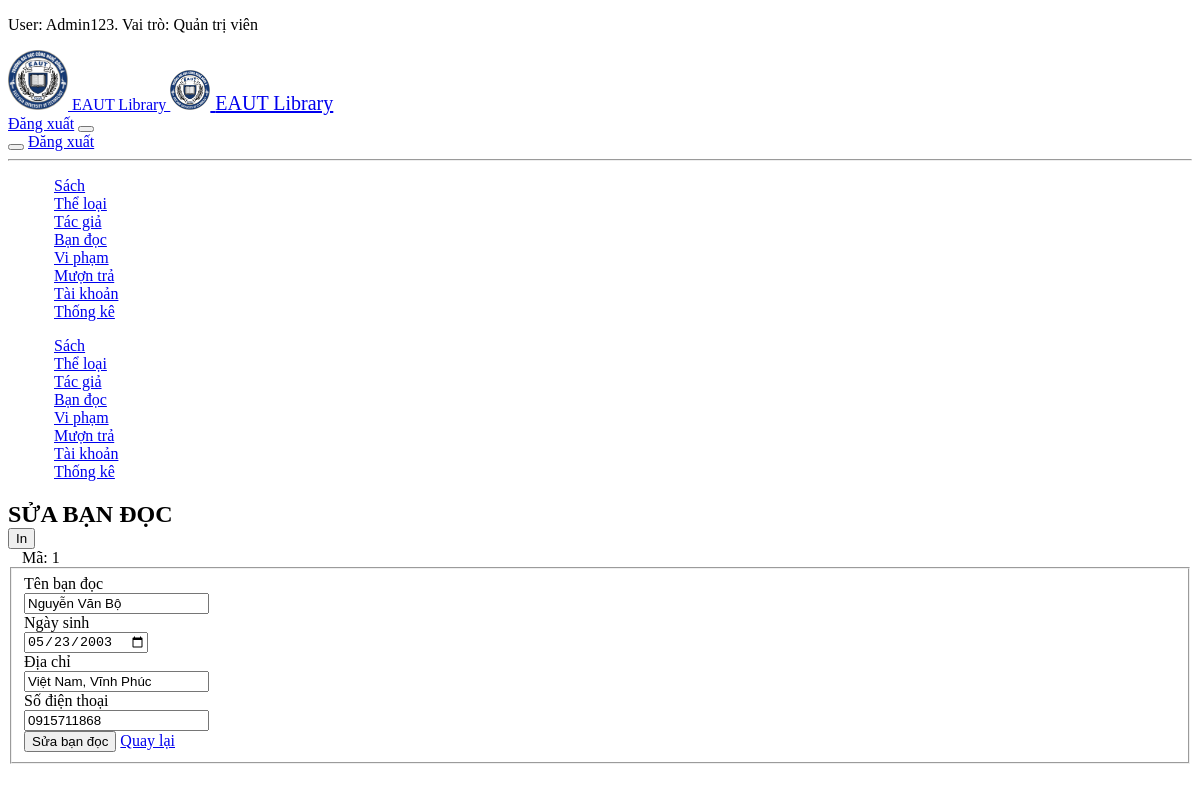
Page /admin/readers/update?id=1 (signed in) on the committed database.
### tables this page shows
CREATE TABLE `bandoc` (
  `MABANDOC` int(11) NOT NULL,
  `HOTEN` varchar(50) NOT NULL,
  `NGAYSINH` date NOT NULL,
  `DIACHI` varchar(100) NOT NULL,
  `SDT` varchar(10) NOT NULL,
  `NGAYTHEM` date NOT NULL DEFAULT current_timestamp()
);

### controllers/BandocController.php (called while the page is built, shortened)
<?php
class BandocController
{
    public static function update(Router $router)
    {
        $MABANDOC = $_GET['id'] ?? null;
        $readerData = Bandoc::getById($MABANDOC);
        $router->renderAdminPanel('admin/readers/sua', [
            'reader' => $readerData
        ]);
    }
}

### src/index.php (called while the page is built, shortened)
<?php
$router = new Router();
$apacheUrl = '';
$router->get($apacheUrl . '/', [SachController::class, 'guestView']);
$router->get($apacheUrl . '/books', [SachController::class, 'guestRead']);
$router->get($apacheUrl . '/auth/login', [AuthController::class, 'login']);
$router->post($apacheUrl . '/auth/login', [AuthController::class, 'login']);
$router->get($apacheUrl . '/auth/logout', [AuthController::class, 'logout']);
$router->get($apacheUrl . '/admin/', [SachController::class, 'index']);
$router->get($apacheUrl . '/admin', [SachController::class, 'index']);
$router->get($apacheUrl . '/admin/accounts', [AccountController::class, 'index']);
$router->get($apacheUrl . '/admin/accounts/', [AccountController::class, 'index']);
$router->get($apacheUrl . '/admin/accounts/create', [AccountController::class, 'create']);
$router->post($apacheUrl . '/admin/accounts/create', [AccountController::class, 'create']);
$router->get($apacheUrl . '/admin/accounts/update', [AccountController::class, 'update']);
$router->post($apacheUrl . '/admin/accounts/update', [AccountController::class, 'update']);
$router->get($apacheUrl . '/admin/accounts/delete', [AccountController::class, 'delete']);
$router->get($apacheUrl . '/admin/accounts/changepassword', [AccountController::class, 'changePass']);
$router->post($apacheUrl . '/admin/accounts/changepassword', [AccountController::class, 'changePass']);
$router->get($apacheUrl . '/admin/books', [SachController::class, 'index']);
$router->get($apacheUrl . '/admin/books/', [SachController::class, 'index']);
$router->get($apacheUrl . '/admin/books/create', [SachController::class, 'create']);
$router->post($apacheUrl . '/admin/books/create', [SachController::class, 'create']);
$router->get($apacheUrl . '/admin/books/update', [SachController::class, 'update']);
$router->post($apacheUrl . '/admin/books/update', [SachController::class, 'update']);
$router->post($apacheUrl . '/admin/books/delete', [SachController::class, 'delete']);
$router->get($apacheUrl . '/admin/authors', [TacgiaController::class, 'index']);
$router->get($apacheUrl . '/admin/authors/', [TacgiaController::class, 'index']);
$router->get($apacheUrl . '/admin/authors/create', [TacgiaController::class, 'create']);
$router->post($apacheUrl . '/admin/authors/create', [TacgiaController::class, 'create']);
$router->get($apacheUrl . '/admin/authors/update', [TacgiaController::class, 'update']);
$router->post($apacheUrl . '/admin/authors/update', [TacgiaController::class, 'update']);
$router->post($apacheUrl . '/admin/authors/delete', [TacgiaController::class, 'delete']);
$router->get($apacheUrl . '/admin/violations', [ViphamController::class, 'index']);
$router->get($apacheUrl . '/admin/violations/', [ViphamController::class, 'index']);
$router->get($apacheUrl . '/admin/violations/create', [ViphamController::class, 'create']);
$router->post($apacheUrl . '/admin/violations/create', [ViphamController::class, 'create']);
$router->get($apacheUrl . '/admin/violations/update', [ViphamController::class, 'update']);
$router->post($apacheUrl . '/admin/violations/update', [ViphamController::class, 'update']);
$router->post($apacheUrl . '/admin/violations/delete', [ViphamController::class, 'delete']);
$router->get($apacheUrl . '/admin/readers', [BandocController::class, 'index']);
$router->get($apacheUrl . '/admin/readers/', [BandocController::class, 'index']);
$router->get($apacheUrl . '/admin/readers/create', [BandocController::class, 'create']);
$router->post($apacheUrl . '/admin/readers/create', [BandocController::class, 'create']);
$router->get($apacheUrl . '/admin/readers/update', [BandocController::class, 'update']);
$router->post($apacheUrl . '/admin/readers/update', [BandocController::class, 'update']);
$router->post($apacheUrl . '/admin/readers/delete', [BandocController::class, 'delete']);
$router->get($apacheUrl . '/admin/genres', [TheloaiController::class, 'index']);
$router->get($apacheUrl . '/admin/genres/', [TheloaiController::class, 'index']);
$router->get($apacheUrl . '/admin/genres/create', [TheloaiController::class, 'create']);
$router->post($apacheUrl . '/admin/genres/create', [TheloaiController::class, 'create']);
$router->get($apacheUrl . '/admin/genres/update', [TheloaiController::class, 'update']);
$router->post($apacheUrl . '/admin/genres/update', [TheloaiController::class, 'update']);
$router->post($apacheUrl . '/admin/genres/delete', [TheloaiController::class, 'delete']);
$router->get($apacheUrl . '/admin/borrows', [MuonTraController::class, 'index']);
$router->get($apacheUrl . '/admin/borrows/', [MuonTraController::class, 'index']);
$router->get($apacheUrl . '/admin/borrows/create', [MuonTraController::class, 'create']);
$router->post($apacheUrl . '/admin/borrows/create', [MuonTraController::class, 'create']);
$router->get($apacheUrl . '/admin/borrows/update', [MuonTraController::class, 'update']);
$router->post($apacheUrl . '/admin/borrows/update', [MuonTraController::class, 'update']);
$router->post($apacheUrl . '/admin/borrows/delete', [MuonTraController::class, 'delete']);
$router->post($apacheUrl . '/admin/borrows/return', [MuonTraController::class, 'returnCard']);
$router->post($apacheUrl . '/admin/borrows/removebook', [MuonTraController::class, 'removeBook']);
$router->get($apacheUrl . '/api/book', [SachAPI::class, 'getById']);
$router->post($apacheUrl . '/api/book/borrow', [SachAPI::class, 'addBookToCard']);
$router->post($apacheUrl . '/api/book/return', [SachAPI::class, 'removeBookFromCard']);
$router->get($apacheUrl . '/admin/analytics', [ThongKeController::class, 'index']);
$router->get($apacheUrl . '/admin/analytics/', [ThongKeController::class, 'index']);
$router->get($apacheUrl . '/admin/analytics/download', [ThongKeController::class, 'download']);
$router->resolve();

### models/Bandoc.php (called while the page is built, shortened)
<?php
class Bandoc
{
    public static function getById(int $id)
    {
        $statement = Database::$pdo->prepare("SELECT * FROM bandoc WHERE MABANDOC=?");
        $statement->bind_param("i", $id);
        $statement->execute();
        return $statement->get_result()->fetch_array(MYSQLI_ASSOC);
    }
}

### views/admin/readers/_form.php (the view)
<form method="POST" enctype="multipart/form-data">
    <fieldset class="uk-fieldset">
        <div class="uk-margin">
            <label class="uk-form-label" for="HOTEN">Tên bạn đọc</label>
            <div class="uk-form-controls">
                <input class="uk-input" name="HOTEN" type="text" placeholder="Nhập tên bạn đọc"
                    value="<?php echo $reader["HOTEN"] ?>">
            </div>
        </div>
        <div class="uk-margin">
            <label class="uk-form-label" for="NGAYSINH">Ngày sinh</label>
            <div class="uk-form-controls">
                <input class="uk-input" name="NGAYSINH" type="date"
                    value="<?php echo $reader["NGAYSINH"] ?>">
            </div>
        </div>
        <div class="uk-margin">
            <label class="uk-form-label" for="DIACHI">Địa chỉ</label>
            <div class="uk-form-controls">
                <input class="uk-input" name="DIACHI" type="text" placeholder="Nhập địa chỉ"
                    value="<?php echo $reader["DIACHI"] ?>">
            </div>
        </div>
        <div class="uk-margin">
            <label class="uk-form-label" for="SDT">Số điện thoại</label>
            <div class="uk-form-controls">
                <input class="uk-input" name="SDT" type="text" placeholder="Nhập số điện thoại"
                    value="<?php echo $reader["SDT"] ?>">
            </div>
        </div>
        <div class="uk-margin noPrint">
            <input id="xacnhan-btn" class="uk-button uk-button-primary" type="submit" value="<?php echo $headTitle ?>">
            <a id="return-btn" class="uk-button uk-button-danger" href="/admin/readers">Quay lại</a>
        </div>
    </fieldset>
</form>

### views/admin/readers/sua.php (shortened to what this page needs)
<?php $headTitle = "Sửa bạn đọc" ?>
<div class="uk-flex noPrint" style="align-items: center;">
  <h2 class="noPrint uk-margin-right" style="margin-bottom: 0px;">SỬA BẠN ĐỌC</h2>
  <button onclick="window.print();" class="uk-button uk-button-primary uk-button-small">In <span uk-icon="file-text"></span></button>
</div>
<span class="uk-badge uk-margin" style="font-size: 16px; padding: 8px 14px; box-sizing: content-box;">
  Mã: <?php echo $reader["MABANDOC"] ?>
</span>
<?php include_once "_form.php"; ?>

### rows in the picture
bandoc: MABANDOC "1", HOTEN "Nguyễn Văn Bộ", NGAYSINH "05/23/2003", DIACHI "Việt Nam, Vĩnh Phúc", SDT "0915711868"

### other values in the picture
$_SESSION["username"] "Admin123"
$roles[$_SESSION["role"]] "Quản trị viên"
